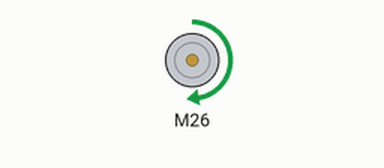
The sketch below on a simulated ESP32. Parts: DC motor (green arrow = forward, orange = backward, longer = faster).

Above: at 7.5 s.
At 12.5 s:
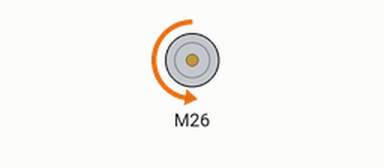
Timing chart, 0 to 18.0 s (numbered marks = the images above):
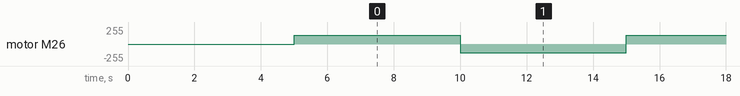

Measured:
- by itself, motor M26: alternates forward 128/255 for 5.0 s and backward 128/255 for 5.0 s

The sketch:

MDD20A_test.ino
```cpp
 #include "CytronMotorDriver.h"

CytronMD motor1(PWM_DIR, 26, 25);  // PWM 1 = Pin 26, DIR 1 = Pin 25.

int vitesse_motor_1 = 0;

void setup() {
  delay(5000);


}

void loop() {
  vitesse_motor_1 = 128;
  motor1.setSpeed(vitesse_motor_1);   // Motor 1 runs forward at 50% speed.
  delay(5000);
  vitesse_motor_1 = -128;
  motor1.setSpeed(vitesse_motor_1);   // Motor 1 runs backward at 50% speed.
  delay(5000);


}
```
